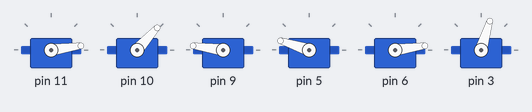
A sketch run on a simulated Arduino Uno, built with avr-gcc and run on an emulated ATmega328P. Parts: 6 × servo.

Above: at 6.17 s.
At 7.98 s:
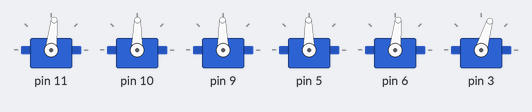
At 11.33 s:
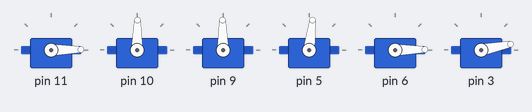
At 16.67 s:
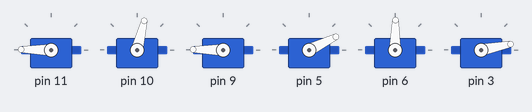
At 25.8 s:
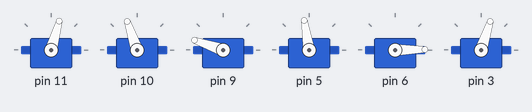
At 39.54 s:
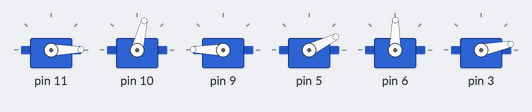
Timing chart, 0 to 40.0 s (numbered marks = the images above):
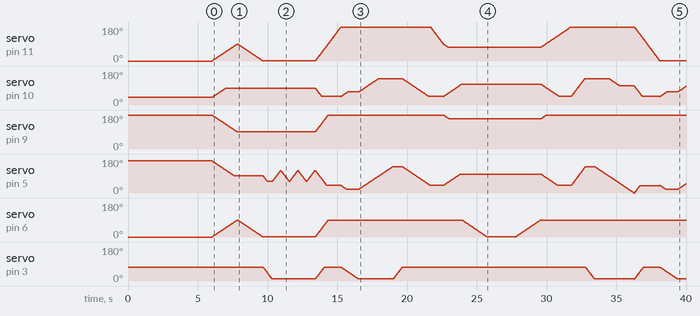

The sketch:

hackathon.ino
```cpp
#include <Braccio.h>
#include <Servo.h>

Servo base;
Servo shoulder;
Servo elbow;
Servo wrist_rot;
Servo wrist_ver;
Servo gripper;

// Direction of the arm - left or right (0/180)
int dir = 0;
// The middle direction value
const int MID = 90;

void setup() {
  //Initialization functions and set up the initial position for Braccio
  //All the servo motors will be positioned in the "safety" position:
  //Base (M1):90 degrees
  //Shoulder (M2): 45 degrees
  //Elbow (M3): 180 degrees
  //Wrist vertical (M4): 180 degrees
  //Wrist rotation (M5): 90 degrees
  //gripper (M6): 10 degrees
  Braccio.begin();
}

void wave(int baseAng){
  // Set arm upright
  Braccio.ServoMovement(20,           baseAng,  90, 90, 90,  0,  73);
  // Wave hand left and right
  for(int i=0; i <= 2; i++){
    Braccio.ServoMovement(10,           baseAng,  90, 90, 60,  0,  10);
    Braccio.ServoMovement(10,           baseAng,  90, 90, 120,  0,  10);
  }
}

void surveillance(){
  // Rotate arm left and right
  for(int i=0; i <= 2; i++){
    Braccio.ServoMovement(30,           180,  45, 180, 40,  90,  73);
    Braccio.ServoMovement(30,           0,  45, 180, 40,  90,  73);
  }
}

void dance(){
  for(int i=0; i <= 5; i++){
    // Crazy movements
    Braccio.ServoMovement(10,           0,  15, 180, 170, 0,  73);
    Braccio.ServoMovement(10,           180,  165, 0, 0, 180,  10);
  }
}

/* Put the cup back down */
void putCupDown(int baseAng){
  // Starting position
  Braccio.ServoMovement(20,           baseAng,  45, 180, 40,  90,  73);

  // Reach down
  Braccio.ServoMovement(10,           baseAng,  140, 180, 140,  90,  73);

  // Open grip
  Braccio.ServoMovement(10,           baseAng,  140, 180, 140,  90,  10);

  // Move the wrist down so it lets go of the cup - narrow base
  Braccio.ServoMovement(20,           baseAng,  140, 180, 90,  90,  10);
  Braccio.ServoMovement(20,           baseAng,  100, 180, 0,  90,  10);
}

/* Pick up a cup */
void pickCupUp(int baseAng){
  // Starting position
  Braccio.ServoMovement(10,           baseAng,  45, 180, 40,  90,  73);

  // Reach down while opening grip
  Braccio.ServoMovement(20,           baseAng,  70, 180, 20,  90,  10);

  Braccio.ServoMovement(20,           baseAng,  140, 180, 90,  90,  10);

  Braccio.ServoMovement(20,           baseAng,  140, 180, 140,  90,  10);

  Braccio.ServoMovement(10,           baseAng,  140, 180, 140,  90,  73);
}

/* Pour into the middle cup */
void pour(){
  // Amount to angle the arm from the middle
  int dec = 17;

  // Angle base to the right slightly to pour into middle cup
  Braccio.ServoMovement(20,           MID-dec,  110, 160, 100,  90,  73);

  // Tilt grip left to pour
  Braccio.ServoMovement(20,           MID-dec,  110, 160, 100,  0,  73);

  //Braccio.ServoMovement(10,           MID,  60, 180, 20,  0,  73);

  // Wait 2 seconds
  delay(2000);

  // Tilt grip right again
  Braccio.ServoMovement(20,           MID-dec,  110, 160, 100,  90,  73);

}

void spin() {
  Braccio.ServoMovement(10,           100,  45, 180, 40,  60,  73);
  Braccio.ServoMovement(10,           50,  45, 180, 40,  120,  73);
}

void loop() {
  /*
  Step Delay: a milliseconds delay between the movement of each servo.  Allowed values from 10 to 30 msec.
  M1=base degrees. Allowed values from 0 to 180 degrees
  M2=shoulder degrees. Allowed values from 15 to 165 degrees
  M3=elbow degrees. Allowed values from 0 to 180 degrees
  M4=wrist vertical degrees. Allowed values from 0 to 180 degrees
  M5=wrist rotation degrees. Allowed values from 0 to 180 degrees
  M6=gripper degrees. Allowed values from 10 to 73 degrees. 10: the toungue is open, 73: the gripper is closed.
  */

  // Start perpendicular
  Braccio.ServoMovement(20,           MID,  90, 90, 90,  90,  73);

  // Wave
  wave(dir);

  // Pick up left cup and pour; right cup and pour
  for(int i=0; i <= 1; i++){

    if (i == 0){
      dir = 180; // left?
    } else {
      dir = 0; // right?
    } // mid = 90

    pickCupUp(dir);

    // Move upwards
    Braccio.ServoMovement(20,           dir,  45, 180, 40,  90,  73);
    // Turn base 90 degrees
    Braccio.ServoMovement(10,           MID,  45, 180, 40,  90,  73);

    pour();

    putCupDown(dir);
  }

  // After pouring in two cups, pick up the middle cup and spin it
  pickCupUp(MID);

  // Shake the cup
  for(int i=0; i <= 4; i++){
    spin();
  }

  // Put it down again
  putCupDown(MID);

  // Perpendicular position
  Braccio.ServoMovement(20,           MID,  90, 90, 90,  90,  73);

  // Wait 1 second
  delay(1000);

  // Starting position - collapse
 Braccio.ServoMovement(10,           MID,  45, 180, 40,  90,  73);

 // Wait 1 second
 delay(1000);

}
```
